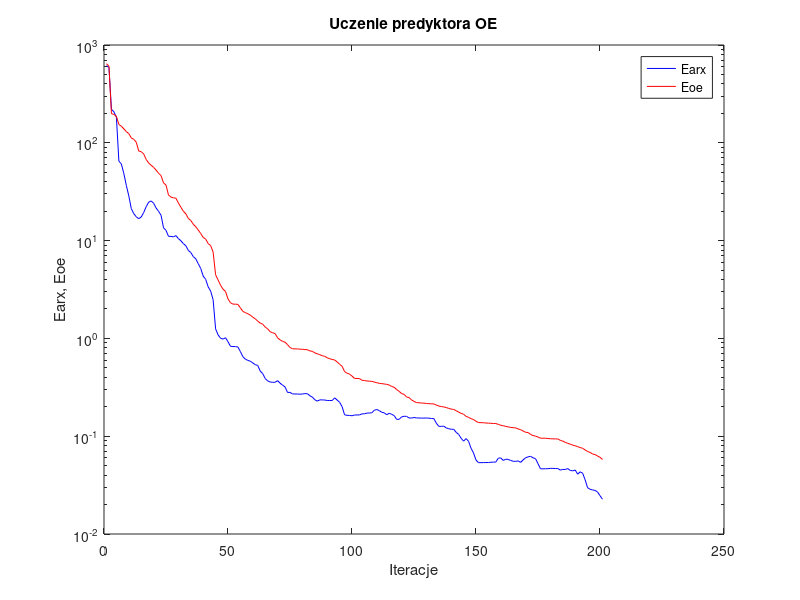
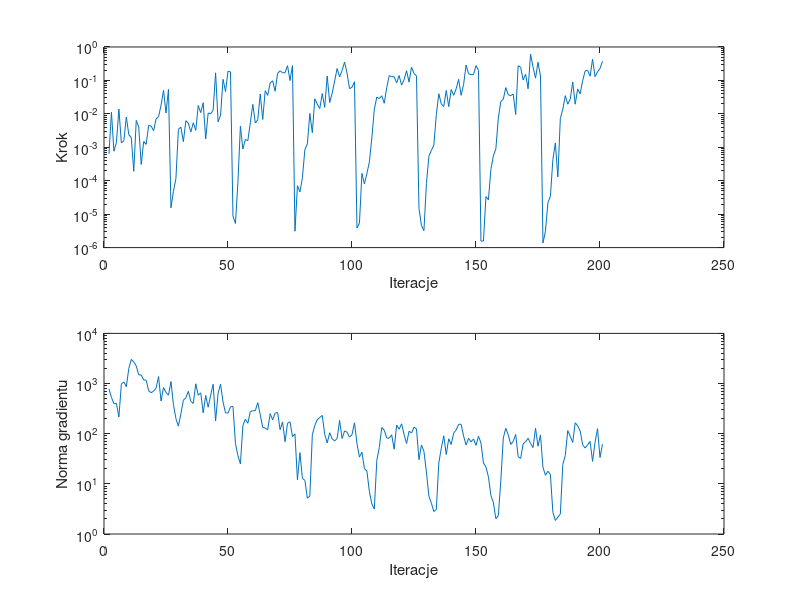

The MATLAB source for these figures, in order:
%uczenie predyktora oe
clear all;
n=0; farx(n+1)=6.142711e+002; foe(n+1)=6.436473e+002; wspucz(n+1)=0.000000e+000; ng(n+1)=0.000000e+000;
%odnowa zmiennej metryki
n=1; farx(n+1)=5.889323e+002; foe(n+1)=6.075891e+002; krok(n+1)=6.369581e-004; ng(n+1)=7.860291e+002;
n=2; farx(n+1)=2.200731e+002; foe(n+1)=1.987143e+002; krok(n+1)=1.121665e-002; ng(n+1)=5.324481e+002;
n=3; farx(n+1)=2.076472e+002; foe(n+1)=1.950381e+002; krok(n+1)=7.625735e-004; ng(n+1)=3.951509e+002;
n=4; farx(n+1)=1.819683e+002; foe(n+1)=1.868305e+002; krok(n+1)=1.389400e-003; ng(n+1)=4.040320e+002;
n=5; farx(n+1)=6.492572e+001; foe(n+1)=1.535753e+002; krok(n+1)=1.394241e-002; ng(n+1)=2.151955e+002;
n=6; farx(n+1)=6.069073e+001; foe(n+1)=1.477894e+002; krok(n+1)=1.347687e-003; ng(n+1)=9.751335e+002;
n=7; farx(n+1)=4.847434e+001; foe(n+1)=1.388167e+002; krok(n+1)=1.575776e-003; ng(n+1)=1.078938e+003;
n=8; farx(n+1)=3.667864e+001; foe(n+1)=1.301831e+002; krok(n+1)=8.053672e-003; ng(n+1)=8.667365e+002;
n=9; farx(n+1)=2.865206e+001; foe(n+1)=1.242045e+002; krok(n+1)=2.380740e-003; ng(n+1)=1.996767e+003;
n=10; farx(n+1)=2.124898e+001; foe(n+1)=1.122103e+002; krok(n+1)=1.944438e-003; ng(n+1)=3.026264e+003;
n=11; farx(n+1)=1.884224e+001; foe(n+1)=1.085865e+002; krok(n+1)=1.906226e-004; ng(n+1)=2.700410e+003;
n=12; farx(n+1)=1.754450e+001; foe(n+1)=1.014814e+002; krok(n+1)=6.349841e-003; ng(n+1)=2.240111e+003;
n=13; farx(n+1)=1.674862e+001; foe(n+1)=8.238997e+001; krok(n+1)=4.024281e-003; ng(n+1)=1.493669e+003;
n=14; farx(n+1)=1.740992e+001; foe(n+1)=8.115389e+001; krok(n+1)=3.070097e-004; ng(n+1)=1.476871e+003;
n=15; farx(n+1)=1.937106e+001; foe(n+1)=7.685604e+001; krok(n+1)=1.476722e-003; ng(n+1)=1.182935e+003;
n=16; farx(n+1)=2.218837e+001; foe(n+1)=6.762374e+001; krok(n+1)=1.223482e-003; ng(n+1)=1.160654e+003;
n=17; farx(n+1)=2.471234e+001; foe(n+1)=6.226152e+001; krok(n+1)=4.505183e-003; ng(n+1)=7.203414e+002;
n=18; farx(n+1)=2.543727e+001; foe(n+1)=5.890653e+001; krok(n+1)=4.312903e-003; ng(n+1)=6.559819e+002;
n=19; farx(n+1)=2.412717e+001; foe(n+1)=5.611390e+001; krok(n+1)=3.127663e-003; ng(n+1)=7.071760e+002;
n=20; farx(n+1)=2.156483e+001; foe(n+1)=5.261382e+001; krok(n+1)=7.032104e-003; ng(n+1)=8.153444e+002;
n=21; farx(n+1)=1.991907e+001; foe(n+1)=4.878808e+001; krok(n+1)=8.252113e-003; ng(n+1)=1.375011e+003;
n=22; farx(n+1)=1.818096e+001; foe(n+1)=4.623310e+001; krok(n+1)=1.809047e-002; ng(n+1)=4.491819e+002;
n=23; farx(n+1)=1.351810e+001; foe(n+1)=3.890430e+001; krok(n+1)=5.042484e-002; ng(n+1)=8.332319e+002;
n=24; farx(n+1)=1.273431e+001; foe(n+1)=3.699630e+001; krok(n+1)=1.056509e-002; ng(n+1)=6.608838e+002;
n=25; farx(n+1)=1.105663e+001; foe(n+1)=2.929320e+001; krok(n+1)=5.381807e-002; ng(n+1)=5.845653e+002;
%odnowa zmiennej metryki
n=26; farx(n+1)=1.104050e+001; foe(n+1)=2.784032e+001; krok(n+1)=1.549259e-005; ng(n+1)=1.096749e+003;
n=27; farx(n+1)=1.091725e+001; foe(n+1)=2.738972e+001; krok(n+1)=4.837788e-005; ng(n+1)=3.777776e+002;
n=28; farx(n+1)=1.125188e+001; foe(n+1)=2.711840e+001; krok(n+1)=1.172640e-004; ng(n+1)=2.001555e+002;
n=29; farx(n+1)=1.047343e+001; foe(n+1)=2.421720e+001; krok(n+1)=3.452691e-003; ng(n+1)=1.415503e+002;
n=30; farx(n+1)=9.967597e+000; foe(n+1)=2.193092e+001; krok(n+1)=3.990929e-003; ng(n+1)=2.498561e+002;
n=31; farx(n+1)=9.314040e+000; foe(n+1)=1.996748e+001; krok(n+1)=1.473014e-003; ng(n+1)=4.660930e+002;
n=32; farx(n+1)=8.860216e+000; foe(n+1)=1.878219e+001; krok(n+1)=6.227174e-003; ng(n+1)=5.162169e+002;
n=33; farx(n+1)=7.940451e+000; foe(n+1)=1.684964e+001; krok(n+1)=5.282995e-003; ng(n+1)=7.001245e+002;
n=34; farx(n+1)=7.550592e+000; foe(n+1)=1.606125e+001; krok(n+1)=2.855545e-003; ng(n+1)=4.427900e+002;
n=35; farx(n+1)=6.861152e+000; foe(n+1)=1.470140e+001; krok(n+1)=5.414124e-003; ng(n+1)=4.018605e+002;
n=36; farx(n+1)=6.519560e+000; foe(n+1)=1.385638e+001; krok(n+1)=3.212655e-003; ng(n+1)=9.884136e+002;
n=37; farx(n+1)=5.803351e+000; foe(n+1)=1.282731e+001; krok(n+1)=1.778267e-002; ng(n+1)=5.847306e+002;
n=38; farx(n+1)=5.195176e+000; foe(n+1)=1.181928e+001; krok(n+1)=1.086709e-002; ng(n+1)=6.526591e+002;
n=39; farx(n+1)=4.335693e+000; foe(n+1)=1.078254e+001; krok(n+1)=2.152696e-002; ng(n+1)=2.598266e+002;
n=40; farx(n+1)=4.015299e+000; foe(n+1)=1.035443e+001; krok(n+1)=1.779752e-003; ng(n+1)=5.780944e+002;
n=41; farx(n+1)=3.365884e+000; foe(n+1)=9.319277e+000; krok(n+1)=1.063635e-002; ng(n+1)=3.378546e+002;
n=42; farx(n+1)=3.046409e+000; foe(n+1)=8.894286e+000; krok(n+1)=1.000091e-002; ng(n+1)=5.804880e+002;
n=43; farx(n+1)=2.485278e+000; foe(n+1)=7.617522e+000; krok(n+1)=1.296098e-002; ng(n+1)=9.682760e+002;
n=44; farx(n+1)=1.251914e+000; foe(n+1)=4.474187e+000; krok(n+1)=1.690558e-001; ng(n+1)=1.803391e+002;
n=45; farx(n+1)=1.086729e+000; foe(n+1)=3.960645e+000; krok(n+1)=5.767896e-003; ng(n+1)=6.419586e+002;
n=46; farx(n+1)=1.003723e+000; foe(n+1)=3.494290e+000; krok(n+1)=9.175071e-003; ng(n+1)=9.693000e+002;
n=47; farx(n+1)=9.831800e-001; foe(n+1)=3.184915e+000; krok(n+1)=1.080330e-001; ng(n+1)=4.283825e+002;
n=48; farx(n+1)=1.015988e+000; foe(n+1)=3.018172e+000; krok(n+1)=4.674985e-002; ng(n+1)=2.601002e+002;
n=49; farx(n+1)=9.253777e-001; foe(n+1)=2.533010e+000; krok(n+1)=1.895930e-001; ng(n+1)=2.580214e+002;
n=50; farx(n+1)=8.303642e-001; foe(n+1)=2.315270e+000; krok(n+1)=1.794664e-001; ng(n+1)=3.442913e+002;
%odnowa zmiennej metryki
n=51; farx(n+1)=8.256787e-001; foe(n+1)=2.241000e+000; krok(n+1)=8.690837e-006; ng(n+1)=3.501018e+002;
n=52; farx(n+1)=8.247359e-001; foe(n+1)=2.238361e+000; krok(n+1)=5.261888e-006; ng(n+1)=6.386180e+001;
n=53; farx(n+1)=8.167645e-001; foe(n+1)=2.227538e+000; krok(n+1)=9.065052e-005; ng(n+1)=3.647304e+001;
n=54; farx(n+1)=7.326590e-001; foe(n+1)=2.050753e+000; krok(n+1)=4.264608e-003; ng(n+1)=2.504942e+001;
n=55; farx(n+1)=6.505852e-001; foe(n+1)=1.888400e+000; krok(n+1)=8.861138e-004; ng(n+1)=1.446418e+002;
n=56; farx(n+1)=6.132497e-001; foe(n+1)=1.834070e+000; krok(n+1)=1.704775e-003; ng(n+1)=1.954384e+002;
n=57; farx(n+1)=5.957658e-001; foe(n+1)=1.787273e+000; krok(n+1)=1.579878e-003; ng(n+1)=1.614351e+002;
n=58; farx(n+1)=5.844514e-001; foe(n+1)=1.728712e+000; krok(n+1)=5.433546e-003; ng(n+1)=2.763095e+002;
n=59; farx(n+1)=5.609367e-001; foe(n+1)=1.649660e+000; krok(n+1)=1.920145e-002; ng(n+1)=2.873332e+002;
n=60; farx(n+1)=5.386520e-001; foe(n+1)=1.584159e+000; krok(n+1)=5.355898e-003; ng(n+1)=2.866848e+002;
n=61; farx(n+1)=5.292255e-001; foe(n+1)=1.501498e+000; krok(n+1)=6.669234e-003; ng(n+1)=4.166141e+002;
n=62; farx(n+1)=4.623561e-001; foe(n+1)=1.433012e+000; krok(n+1)=3.913630e-002; ng(n+1)=2.400316e+002;
n=63; farx(n+1)=4.367593e-001; foe(n+1)=1.397665e+000; krok(n+1)=6.802533e-003; ng(n+1)=1.343326e+002;
n=64; farx(n+1)=3.888345e-001; foe(n+1)=1.307321e+000; krok(n+1)=4.904612e-002; ng(n+1)=1.290006e+002;
n=65; farx(n+1)=3.677243e-001; foe(n+1)=1.252766e+000; krok(n+1)=3.557944e-002; ng(n+1)=1.197944e+002;
n=66; farx(n+1)=3.580663e-001; foe(n+1)=1.169787e+000; krok(n+1)=8.373214e-002; ng(n+1)=2.503330e+002;
n=67; farx(n+1)=3.556471e-001; foe(n+1)=1.142264e+000; krok(n+1)=9.790078e-002; ng(n+1)=1.894905e+002;
n=68; farx(n+1)=3.558228e-001; foe(n+1)=1.118778e+000; krok(n+1)=4.756755e-002; ng(n+1)=2.568900e+002;
n=69; farx(n+1)=3.698252e-001; foe(n+1)=1.012068e+000; krok(n+1)=1.631115e-001; ng(n+1)=2.657930e+002;
n=70; farx(n+1)=3.483512e-001; foe(n+1)=9.662715e-001; krok(n+1)=1.943277e-001; ng(n+1)=1.200165e+002;
n=71; farx(n+1)=3.327641e-001; foe(n+1)=9.324996e-001; krok(n+1)=1.702433e-001; ng(n+1)=1.719000e+002;
n=72; farx(n+1)=3.191859e-001; foe(n+1)=9.143627e-001; krok(n+1)=1.690558e-001; ng(n+1)=6.919041e+001;
n=73; farx(n+1)=2.802726e-001; foe(n+1)=8.627144e-001; krok(n+1)=2.760258e-001; ng(n+1)=1.614574e+002;
n=74; farx(n+1)=2.806032e-001; foe(n+1)=8.074162e-001; krok(n+1)=9.907791e-002; ng(n+1)=1.731704e+002;
n=75; farx(n+1)=2.706568e-001; foe(n+1)=7.845522e-001; krok(n+1)=2.785378e-001; ng(n+1)=8.767186e+001;
%odnowa zmiennej metryki
n=76; farx(n+1)=2.702117e-001; foe(n+1)=7.815985e-001; krok(n+1)=3.091480e-006; ng(n+1)=9.904315e+001;
n=77; farx(n+1)=2.699285e-001; foe(n+1)=7.808579e-001; krok(n+1)=7.130722e-005; ng(n+1)=1.193447e+001;
n=78; farx(n+1)=2.690382e-001; foe(n+1)=7.757070e-001; krok(n+1)=4.614756e-005; ng(n+1)=4.198465e+001;
n=79; farx(n+1)=2.699006e-001; foe(n+1)=7.744820e-001; krok(n+1)=1.241749e-004; ng(n+1)=1.286576e+001;
n=80; farx(n+1)=2.725206e-001; foe(n+1)=7.684997e-001; krok(n+1)=8.616391e-004; ng(n+1)=1.174032e+001;
n=81; farx(n+1)=2.721670e-001; foe(n+1)=7.670144e-001; krok(n+1)=1.265711e-003; ng(n+1)=5.159640e+000;
n=82; farx(n+1)=2.592088e-001; foe(n+1)=7.448023e-001; krok(n+1)=1.027811e-002; ng(n+1)=5.732199e+000;
n=83; farx(n+1)=2.514438e-001; foe(n+1)=7.376352e-001; krok(n+1)=2.716773e-003; ng(n+1)=9.494505e+001;
n=84; farx(n+1)=2.360854e-001; foe(n+1)=7.113563e-001; krok(n+1)=2.812841e-002; ng(n+1)=1.461955e+002;
n=85; farx(n+1)=2.284042e-001; foe(n+1)=6.961775e-001; krok(n+1)=1.964862e-002; ng(n+1)=1.900862e+002;
n=86; farx(n+1)=2.352543e-001; foe(n+1)=6.820257e-001; krok(n+1)=1.433719e-002; ng(n+1)=2.109878e+002;
n=87; farx(n+1)=2.350062e-001; foe(n+1)=6.649515e-001; krok(n+1)=4.034388e-002; ng(n+1)=2.311028e+002;
n=88; farx(n+1)=2.344200e-001; foe(n+1)=6.567912e-001; krok(n+1)=1.567500e-002; ng(n+1)=9.719637e+001;
n=89; farx(n+1)=2.318022e-001; foe(n+1)=6.332326e-001; krok(n+1)=1.354890e-001; ng(n+1)=6.549453e+001;
n=90; farx(n+1)=2.319067e-001; foe(n+1)=6.196346e-001; krok(n+1)=2.183177e-002; ng(n+1)=1.047754e+002;
n=91; farx(n+1)=2.315246e-001; foe(n+1)=6.095764e-001; krok(n+1)=4.130221e-002; ng(n+1)=7.904170e+001;
n=92; farx(n+1)=2.467063e-001; foe(n+1)=6.013765e-001; krok(n+1)=9.630670e-002; ng(n+1)=7.160366e+001;
n=93; farx(n+1)=2.344039e-001; foe(n+1)=5.751165e-001; krok(n+1)=2.278082e-001; ng(n+1)=8.067776e+001;
n=94; farx(n+1)=2.223610e-001; foe(n+1)=5.441864e-001; krok(n+1)=1.277097e-001; ng(n+1)=1.843480e+002;
n=95; farx(n+1)=2.007497e-001; foe(n+1)=5.190709e-001; krok(n+1)=1.981558e-001; ng(n+1)=8.024275e+001;
n=96; farx(n+1)=1.657911e-001; foe(n+1)=4.582942e-001; krok(n+1)=3.550835e-001; ng(n+1)=1.136041e+002;
n=97; farx(n+1)=1.633472e-001; foe(n+1)=4.405040e-001; krok(n+1)=1.655578e-001; ng(n+1)=1.070677e+002;
n=98; farx(n+1)=1.631622e-001; foe(n+1)=4.318538e-001; krok(n+1)=5.671128e-002; ng(n+1)=8.563593e+001;
n=99; farx(n+1)=1.617598e-001; foe(n+1)=4.118865e-001; krok(n+1)=6.224674e-002; ng(n+1)=9.583552e+001;
n=100; farx(n+1)=1.646336e-001; foe(n+1)=3.901995e-001; krok(n+1)=9.137743e-002; ng(n+1)=1.646161e+002;
%odnowa zmiennej metryki
n=101; farx(n+1)=1.649027e-001; foe(n+1)=3.890725e-001; krok(n+1)=3.849289e-006; ng(n+1)=6.367257e+001;
n=102; farx(n+1)=1.649929e-001; foe(n+1)=3.887117e-001; krok(n+1)=5.378706e-006; ng(n+1)=3.416914e+001;
n=103; farx(n+1)=1.692005e-001; foe(n+1)=3.730654e-001; krok(n+1)=1.661929e-004; ng(n+1)=4.280170e+001;
n=104; farx(n+1)=1.694813e-001; foe(n+1)=3.708463e-001; krok(n+1)=8.012946e-005; ng(n+1)=2.011046e+001;
n=105; farx(n+1)=1.722270e-001; foe(n+1)=3.670449e-001; krok(n+1)=1.625548e-004; ng(n+1)=1.810248e+001;
n=106; farx(n+1)=1.727382e-001; foe(n+1)=3.654467e-001; krok(n+1)=3.652332e-004; ng(n+1)=7.008152e+000;
n=107; farx(n+1)=1.734383e-001; foe(n+1)=3.639129e-001; krok(n+1)=1.908037e-003; ng(n+1)=3.989912e+000;
n=108; farx(n+1)=1.842126e-001; foe(n+1)=3.574623e-001; krok(n+1)=1.382426e-002; ng(n+1)=3.145371e+000;
n=109; farx(n+1)=1.874974e-001; foe(n+1)=3.523437e-001; krok(n+1)=3.178877e-002; ng(n+1)=2.930782e+001;
n=110; farx(n+1)=1.826935e-001; foe(n+1)=3.469474e-001; krok(n+1)=2.857938e-002; ng(n+1)=5.322480e+001;
n=111; farx(n+1)=1.756315e-001; foe(n+1)=3.448087e-001; krok(n+1)=3.473024e-002; ng(n+1)=1.322523e+002;
n=112; farx(n+1)=1.733955e-001; foe(n+1)=3.419687e-001; krok(n+1)=2.074719e-002; ng(n+1)=1.174432e+002;
n=113; farx(n+1)=1.656655e-001; foe(n+1)=3.392258e-001; krok(n+1)=6.079450e-002; ng(n+1)=8.184774e+001;
n=114; farx(n+1)=1.717513e-001; foe(n+1)=3.335864e-001; krok(n+1)=1.392836e-001; ng(n+1)=8.156342e+001;
n=115; farx(n+1)=1.673552e-001; foe(n+1)=3.225638e-001; krok(n+1)=1.288873e-001; ng(n+1)=9.499448e+001;
n=116; farx(n+1)=1.625679e-001; foe(n+1)=3.166173e-001; krok(n+1)=1.288588e-001; ng(n+1)=4.911992e+001;
n=117; farx(n+1)=1.486472e-001; foe(n+1)=2.997284e-001; krok(n+1)=8.452792e-002; ng(n+1)=1.483090e+002;
n=118; farx(n+1)=1.489067e-001; foe(n+1)=2.876193e-001; krok(n+1)=1.400181e-001; ng(n+1)=1.227898e+002;
n=119; farx(n+1)=1.573248e-001; foe(n+1)=2.727215e-001; krok(n+1)=7.236188e-002; ng(n+1)=1.574067e+002;
n=120; farx(n+1)=1.599256e-001; foe(n+1)=2.678898e-001; krok(n+1)=1.057221e-001; ng(n+1)=9.621080e+001;
n=121; farx(n+1)=1.596206e-001; foe(n+1)=2.517861e-001; krok(n+1)=1.951976e-001; ng(n+1)=6.363767e+001;
n=122; farx(n+1)=1.534972e-001; foe(n+1)=2.484924e-001; krok(n+1)=8.877087e-002; ng(n+1)=1.120185e+002;
n=123; farx(n+1)=1.534468e-001; foe(n+1)=2.351289e-001; krok(n+1)=2.490283e-001; ng(n+1)=1.033353e+002;
n=124; farx(n+1)=1.551833e-001; foe(n+1)=2.267903e-001; krok(n+1)=1.607119e-001; ng(n+1)=1.345742e+002;
n=125; farx(n+1)=1.538020e-001; foe(n+1)=2.208514e-001; krok(n+1)=1.369307e-001; ng(n+1)=1.249585e+002;
%odnowa zmiennej metryki
n=126; farx(n+1)=1.534269e-001; foe(n+1)=2.196285e-001; krok(n+1)=1.490654e-005; ng(n+1)=3.039493e+001;
n=127; farx(n+1)=1.531927e-001; foe(n+1)=2.184283e-001; krok(n+1)=4.636403e-006; ng(n+1)=5.954174e+001;
n=128; farx(n+1)=1.532258e-001; foe(n+1)=2.178669e-001; krok(n+1)=3.197003e-006; ng(n+1)=4.452517e+001;
n=129; farx(n+1)=1.535053e-001; foe(n+1)=2.161922e-001; krok(n+1)=8.110079e-005; ng(n+1)=1.729581e+001;
n=130; farx(n+1)=1.529693e-001; foe(n+1)=2.151543e-001; krok(n+1)=5.391128e-004; ng(n+1)=5.683930e+000;
n=131; farx(n+1)=1.516581e-001; foe(n+1)=2.142775e-001; krok(n+1)=8.011837e-004; ng(n+1)=4.109138e+000;
n=132; farx(n+1)=1.514013e-001; foe(n+1)=2.138591e-001; krok(n+1)=1.167278e-003; ng(n+1)=2.812224e+000;
n=133; farx(n+1)=1.360115e-001; foe(n+1)=2.082791e-001; krok(n+1)=9.566232e-003; ng(n+1)=3.091386e+000;
n=134; farx(n+1)=1.260795e-001; foe(n+1)=2.033696e-001; krok(n+1)=4.017657e-002; ng(n+1)=2.617871e+001;
n=135; farx(n+1)=1.260477e-001; foe(n+1)=2.009820e-001; krok(n+1)=1.979909e-002; ng(n+1)=5.142009e+001;
n=136; farx(n+1)=1.267012e-001; foe(n+1)=1.991453e-001; krok(n+1)=1.660195e-002; ng(n+1)=9.090424e+001;
n=137; farx(n+1)=1.214623e-001; foe(n+1)=1.965100e-001; krok(n+1)=5.004260e-002; ng(n+1)=3.859901e+001;
n=138; farx(n+1)=1.192697e-001; foe(n+1)=1.923749e-001; krok(n+1)=1.640492e-002; ng(n+1)=7.920123e+001;
n=139; farx(n+1)=1.177352e-001; foe(n+1)=1.892553e-001; krok(n+1)=5.344961e-002; ng(n+1)=6.093413e+001;
n=140; farx(n+1)=1.177398e-001; foe(n+1)=1.879830e-001; krok(n+1)=3.579274e-002; ng(n+1)=1.028401e+002;
n=141; farx(n+1)=1.095152e-001; foe(n+1)=1.821903e-001; krok(n+1)=5.625683e-002; ng(n+1)=1.185455e+002;
n=142; farx(n+1)=1.043684e-001; foe(n+1)=1.763743e-001; krok(n+1)=1.080330e-001; ng(n+1)=1.544478e+002;
n=143; farx(n+1)=9.523653e-002; foe(n+1)=1.713205e-001; krok(n+1)=3.585583e-002; ng(n+1)=1.536858e+002;
n=144; farx(n+1)=8.898399e-002; foe(n+1)=1.675638e-001; krok(n+1)=7.588961e-002; ng(n+1)=8.938059e+001;
n=145; farx(n+1)=9.449538e-002; foe(n+1)=1.594352e-001; krok(n+1)=2.883317e-001; ng(n+1)=5.941823e+001;
n=146; farx(n+1)=8.872298e-002; foe(n+1)=1.558898e-001; krok(n+1)=1.579498e-001; ng(n+1)=8.090561e+001;
n=147; farx(n+1)=7.535457e-002; foe(n+1)=1.511279e-001; krok(n+1)=1.490721e-001; ng(n+1)=6.851092e+001;
n=148; farx(n+1)=6.736926e-002; foe(n+1)=1.479229e-001; krok(n+1)=1.502985e-001; ng(n+1)=7.876472e+001;
n=149; farx(n+1)=5.706498e-002; foe(n+1)=1.420710e-001; krok(n+1)=2.767539e-001; ng(n+1)=5.852707e+001;
n=150; farx(n+1)=5.362111e-002; foe(n+1)=1.379816e-001; krok(n+1)=2.002215e-001; ng(n+1)=8.904348e+001;
%odnowa zmiennej metryki
n=151; farx(n+1)=5.366502e-002; foe(n+1)=1.374927e-001; krok(n+1)=1.560170e-006; ng(n+1)=6.536733e+001;
n=152; farx(n+1)=5.368689e-002; foe(n+1)=1.374150e-001; krok(n+1)=1.575143e-006; ng(n+1)=2.607581e+001;
n=153; farx(n+1)=5.381210e-002; foe(n+1)=1.363400e-001; krok(n+1)=3.351833e-005; ng(n+1)=2.183835e+001;
n=154; farx(n+1)=5.377726e-002; foe(n+1)=1.360609e-001; krok(n+1)=2.697415e-005; ng(n+1)=1.391171e+001;
n=155; farx(n+1)=5.418014e-002; foe(n+1)=1.355391e-001; krok(n+1)=2.157932e-004; ng(n+1)=5.857515e+000;
n=156; farx(n+1)=5.429109e-002; foe(n+1)=1.349067e-001; krok(n+1)=5.504055e-004; ng(n+1)=4.250435e+000;
n=157; farx(n+1)=5.442969e-002; foe(n+1)=1.347453e-001; krok(n+1)=8.940659e-004; ng(n+1)=2.024187e+000;
n=158; farx(n+1)=5.966334e-002; foe(n+1)=1.320991e-001; krok(n+1)=7.517005e-003; ng(n+1)=2.329033e+000;
n=159; farx(n+1)=5.996373e-002; foe(n+1)=1.293661e-001; krok(n+1)=2.351765e-002; ng(n+1)=1.134642e+001;
n=160; farx(n+1)=5.653005e-002; foe(n+1)=1.278156e-001; krok(n+1)=2.720095e-002; ng(n+1)=8.205168e+001;
n=161; farx(n+1)=5.818153e-002; foe(n+1)=1.260291e-001; krok(n+1)=6.105720e-002; ng(n+1)=1.281752e+002;
n=162; farx(n+1)=5.786127e-002; foe(n+1)=1.245466e-001; krok(n+1)=3.715822e-002; ng(n+1)=9.544152e+001;
n=163; farx(n+1)=5.649621e-002; foe(n+1)=1.229635e-001; krok(n+1)=3.497807e-002; ng(n+1)=6.129540e+001;
n=164; farx(n+1)=5.548270e-002; foe(n+1)=1.222236e-001; krok(n+1)=3.917546e-002; ng(n+1)=7.009196e+001;
n=165; farx(n+1)=5.526638e-002; foe(n+1)=1.216478e-001; krok(n+1)=9.566232e-003; ng(n+1)=9.647500e+001;
n=166; farx(n+1)=5.594860e-002; foe(n+1)=1.186616e-001; krok(n+1)=2.762177e-001; ng(n+1)=3.486952e+001;
n=167; farx(n+1)=5.403112e-002; foe(n+1)=1.165779e-001; krok(n+1)=2.469201e-001; ng(n+1)=3.210906e+001;
n=168; farx(n+1)=5.727339e-002; foe(n+1)=1.129860e-001; krok(n+1)=1.028050e-001; ng(n+1)=6.234486e+001;
n=169; farx(n+1)=6.020173e-002; foe(n+1)=1.096185e-001; krok(n+1)=1.528851e-001; ng(n+1)=6.943460e+001;
n=170; farx(n+1)=6.148703e-002; foe(n+1)=1.091142e-001; krok(n+1)=5.625683e-002; ng(n+1)=8.101988e+001;
n=171; farx(n+1)=6.230958e-002; foe(n+1)=1.041879e-001; krok(n+1)=6.088496e-001; ng(n+1)=6.404934e+001;
n=172; farx(n+1)=6.013269e-002; foe(n+1)=1.016638e-001; krok(n+1)=2.502884e-001; ng(n+1)=5.291609e+001;
n=173; farx(n+1)=5.894360e-002; foe(n+1)=1.001821e-001; krok(n+1)=1.171506e-001; ng(n+1)=1.282054e+002;
n=174; farx(n+1)=5.240148e-002; foe(n+1)=9.808963e-002; krok(n+1)=3.477470e-001; ng(n+1)=5.625493e+001;
n=175; farx(n+1)=4.641733e-002; foe(n+1)=9.541348e-002; krok(n+1)=1.365319e-001; ng(n+1)=9.426184e+001;
%odnowa zmiennej metryki
n=176; farx(n+1)=4.643194e-002; foe(n+1)=9.536868e-002; krok(n+1)=1.368605e-006; ng(n+1)=2.139344e+001;
n=177; farx(n+1)=4.644900e-002; foe(n+1)=9.532155e-002; krok(n+1)=3.091480e-006; ng(n+1)=1.481970e+001;
n=178; farx(n+1)=4.655986e-002; foe(n+1)=9.474317e-002; krok(n+1)=2.219138e-005; ng(n+1)=1.784625e+001;
n=179; farx(n+1)=4.687467e-002; foe(n+1)=9.420642e-002; krok(n+1)=3.400479e-005; ng(n+1)=1.527228e+001;
n=180; farx(n+1)=4.687178e-002; foe(n+1)=9.403062e-002; krok(n+1)=4.343961e-004; ng(n+1)=2.695855e+000;
n=181; farx(n+1)=4.673079e-002; foe(n+1)=9.379817e-002; krok(n+1)=1.353531e-003; ng(n+1)=1.865739e+000;
n=182; farx(n+1)=4.672018e-002; foe(n+1)=9.376611e-002; krok(n+1)=1.304575e-004; ng(n+1)=2.171625e+000;
n=183; farx(n+1)=4.501799e-002; foe(n+1)=9.066796e-002; krok(n+1)=7.251821e-003; ng(n+1)=2.502305e+000;
n=184; farx(n+1)=4.576023e-002; foe(n+1)=8.912821e-002; krok(n+1)=1.376894e-002; ng(n+1)=2.419373e+001;
n=185; farx(n+1)=4.566720e-002; foe(n+1)=8.646396e-002; krok(n+1)=3.500452e-002; ng(n+1)=3.685505e+001;
n=186; farx(n+1)=4.669820e-002; foe(n+1)=8.453721e-002; krok(n+1)=1.941426e-002; ng(n+1)=1.154556e+002;
n=187; farx(n+1)=4.465119e-002; foe(n+1)=8.289068e-002; krok(n+1)=2.753789e-002; ng(n+1)=8.907801e+001;
n=188; farx(n+1)=4.423386e-002; foe(n+1)=8.104055e-002; krok(n+1)=9.004374e-002; ng(n+1)=6.700434e+001;
n=189; farx(n+1)=4.509600e-002; foe(n+1)=7.984441e-002; krok(n+1)=1.941426e-002; ng(n+1)=1.654349e+002;
n=190; farx(n+1)=4.088083e-002; foe(n+1)=7.814521e-002; krok(n+1)=5.536703e-002; ng(n+1)=1.436350e+002;
n=191; farx(n+1)=4.326494e-002; foe(n+1)=7.659296e-002; krok(n+1)=3.961637e-002; ng(n+1)=1.138234e+002;
n=192; farx(n+1)=4.178505e-002; foe(n+1)=7.525552e-002; krok(n+1)=9.809225e-002; ng(n+1)=6.010933e+001;
n=193; farx(n+1)=3.585708e-002; foe(n+1)=7.236299e-002; krok(n+1)=1.914311e-001; ng(n+1)=5.181276e+001;
n=194; farx(n+1)=2.970905e-002; foe(n+1)=6.976513e-002; krok(n+1)=2.007487e-001; ng(n+1)=6.029907e+001;
n=195; farx(n+1)=2.868268e-002; foe(n+1)=6.826685e-002; krok(n+1)=1.340624e-001; ng(n+1)=7.024097e+001;
n=196; farx(n+1)=2.821265e-002; foe(n+1)=6.578381e-002; krok(n+1)=4.306047e-001; ng(n+1)=2.797058e+001;
n=197; farx(n+1)=2.792450e-002; foe(n+1)=6.491250e-002; krok(n+1)=1.300904e-001; ng(n+1)=6.730112e+001;
n=198; farx(n+1)=2.687110e-002; foe(n+1)=6.271644e-002; krok(n+1)=1.807191e-001; ng(n+1)=1.263736e+002;
n=199; farx(n+1)=2.467228e-002; foe(n+1)=6.088440e-002; krok(n+1)=2.278082e-001; ng(n+1)=3.347135e+001;
n=200; farx(n+1)=2.267471e-002; foe(n+1)=5.788643e-002; krok(n+1)=3.745525e-001; ng(n+1)=6.151425e+001;

figure; semilogy(farx,'b'); hold on; semilogy(foe,'r'); xlabel('Iteracje'); ylabel('Earx, Eoe'); legend('Earx','Eoe'); title('Uczenie predyktora OE');
figure; subplot(2,1,1); semilogy(krok); xlabel('Iteracje'); ylabel('Krok');
subplot(2,1,2); semilogy(ng); xlabel('Iteracje'); ylabel('Norma gradientu');
Earx=farx(n+1)
Eoe=foe(n+1)
